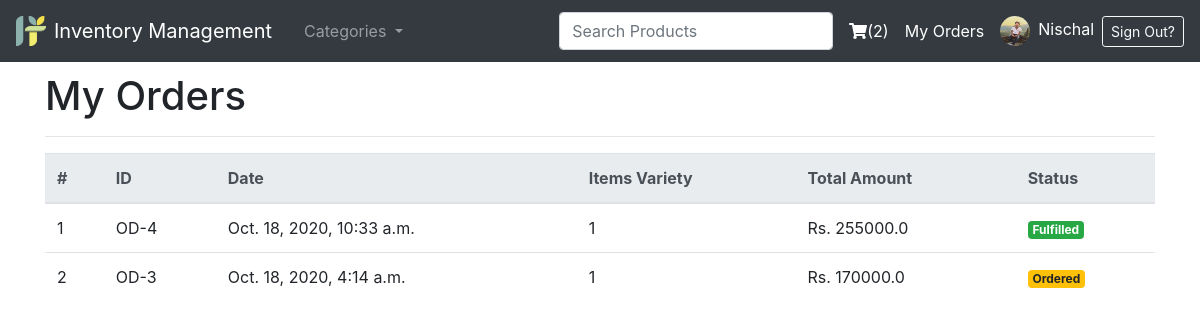
/myorders/ (signed in), run on an earlier commit of the app's database.
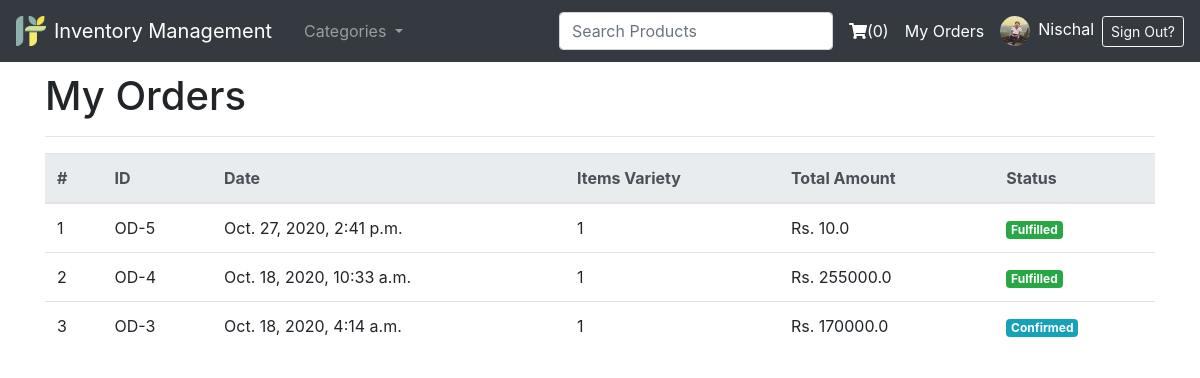
And on a later commit of the database.
### main/models.py (models this page shows, shortened)
class Order(models.Model):
    user = models.ForeignKey("accounts.User", verbose_name=_("Orderer"), on_delete=models.CASCADE)
    items = models.ManyToManyField(OrderItem)
    ordered_date = models.DateTimeField(null=True, blank=True)
    status = models.CharField(max_length=20,choices=ORDER_STATUS,default='NO')
    class Meta:
        verbose_name = _("Order")
        verbose_name_plural = _("Orders")
        ordering = ['-ordered_date']
    @property
    def total_amount(self):
        return sum([i.quantity* i.item.selling_price for i in self.items.all()])

class OrderItem(models.Model) :
    user = models.ForeignKey("accounts.User",verbose_name=_("Orderer"),on_delete=models.CASCADE)
    ordered = models.BooleanField(_("Is Ordered?"))
    item = models.ForeignKey("inventory.Item", on_delete=models.CASCADE)
    quantity = models.IntegerField(default=1)

### inventory/models.py (models this page shows, shortened)
class Item(models.Model):
    name = models.CharField(_("Product Name"),max_length = 240, unique = True)
    brand = models.CharField(_("Product Brand"), max_length = 50, null=True, blank=True)
    category = models.ForeignKey("inventory.Category", verbose_name=_("category"), on_delete=models.CASCADE, related_name='categories')
    description = models.TextField(_("Product Description"))
    image = models.ImageField(_("Product Image"), upload_to="product_images", height_field=None, width_field=None, max_length=None, default = 'image-not-available.jpg')
    cost_price = models.FloatField(_("Latest Cost Price"), default=0)
    quantity = models.IntegerField(_("Available Quantity"), default=0)
    selling_price = models.FloatField(_("Current Selling Price"), default=0)
    about_seller = models.TextField(_("About Seller"))
    class Meta:
        ordering = ['name']

### main/views.py (the view)
# urls.py: path("myorders/", MyOrderListView.as_view(), name="my-orders"),
class MyOrderListView(LoginRequiredMixin ,ListView):
    model = Order
    context_object_name = 'orders'
    template_name = "client_side/my_orders.html"
    paginate_by = 10
    def get_queryset(self):
        qs = super().get_queryset()
        qs = qs.filter(user = self.request.user).exclude(status='NO')
        return qs

### inventory/context_processors.py (called while the page is built)
def category(request):
    return {
        'categories': Category.objects.parents(),
        'cart_items': Order.objects.get_or_create(user=request.user, status='NO')[0].items.all().count() if request.user.is_authenticated else None,
        }

### inventory/models.py (called while the page is built)
    def parents(self):
        qs = super(CategoryManager, self).filter(parent = None)
        return qs

    def __str__(self):
        return str(self.name)

    def children(self):
        return Category.objects.filter(parent = self)

### inventory/templatetags/tag_to_value.py (called while the page is built)
@register.filter()
def tag_to_val(value):
    if value =='O':
        return "<span class='badge badge-warning'>Ordered</span>"
    elif value == 'CO':
        return "<span class='badge badge-info'>Confirmed</span>"
    elif value == 'S':
        return "<span class='badge badge-success'>Fulfilled</span>"
    else:
        return "<span class='badge badge-danger'>Cancelled</span>"

### templates/client_side/my_orders.html (shortened to what this page needs)
{% extends 'client_side_base.html' %}
{% load tag_to_value %}
{% block content %}
<h1>My Orders</h1><hr>
<table class="table">
  <thead class="thead-light">
    <tr>
      <th scope="col">#</th>
      <th scope="col">ID</th>
      <th scope="col">Date</th>
      <th scope="col">Items Variety</th>
      <th scope="col">Total Amount</th>
      <th scope="col">Status</th>
    </tr>
  </thead>
  <tbody>
{% for order in orders %}
    <tr>
        <td>{{forloop.counter}}</td>
        <td>OD-{{order.id}}</td>
        <td>{{order.ordered_date}}</td>
        <td>{{order.items.count}}</td>
        <td>Rs. {{order.total_amount}}</td>
        <td>{{order.status|tag_to_val|safe}}</td>
    </tr>
{% endfor %}
  </tbody>
</table>
{% endblock content %}

### templates/partial/navbar.html (shortened to what this page needs)
<nav class="navbar navbar-expand-lg navbar-dark bg-dark fixed-top">
  <a class="navbar-brand js-scroll-trigger" href="/">
    <img src="/media/favicon.png" height='30' width='30' class="d-inline-block align-top"><span class='typewriter mx-2'>Inventory Management</span>
  </a>
  <div class="collapse navbar-collapse" id="navbarSupportedContent">
    <ul class="navbar-nav mr-auto">
      <li class="nav-item dropdown">
        <a class="nav-link dropdown-toggle" href="#" data-toggle="dropdown">  Categories  </a>
      </li>
    </ul>
    <form class="form-inline my-2 my-lg-0">
      <input class="form-control my-1 mr-sm-2" autocomplete='off' type='text' required='required' placeholder="Search Products" id='searchProductForm' name='q' data-toggle="popover" data-placement="bottom" value="{{ query }}" style="" data-original-title="" title="">
    </form>
      {% if user.is_authenticated %}
        <a class="text-white mx-2" href="{% url 'main:cart' %}" id="navbarDropdown" role="button" aria-haspopup="true" aria-expanded="false">
          <i class="fas fa-shopping-cart"></i>({{cart_items}})
        </a>
        <a class="text-white mx-2" href="{% url 'main:my-orders' %}" id="navbarDropdown" role="button" aria-haspopup="true" aria-expanded="false">
          My Orders
        </a>
        <a class="text-white mr-2" href="{% url 'profile' %}" id="navbarDropdown" role="button" aria-haspopup="true" aria-expanded="false">
          <img class='rounded-circle profile-img mx-2' src='{{ user.profile.dp.url }}' height=30px width=30px>{{ user.first_name }}
        </a>
        <a class="btn btn-sm btn-outline-light" href="{% url 'account_logout' %}">Sign Out?</a>
      {% else %}
        <a class="btn mr-1 mb-1 btn-sm btn-outline-success" href="{% url 'account_login' %}">Sign In</a>
        <a class="btn btn-sm mb-1 btn-warning" href="{% url 'account_signup' %}">Signup</a>
      {% endif %}
  </div>
</nav>

What changed in the data, as far as the page shows it:
now on this page (row edited): Order: id "5", ordered_date "Oct. 27, 2020, 2:41 p.m.", items.count "1", total_amount "10.0", status|tag_to_val "Fulfilled"
changed Order id 3: status "O" → "CO" (drawn); status|tag_to_val "Ordered" → "Confirmed"
Also different on the page:
{{ cart_items }}: "2" → "0"
